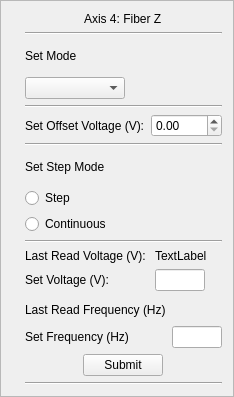
       <widget class="QFrame" name="frame_8">
        <property name="sizePolicy">
         <sizepolicy hsizetype="Minimum" vsizetype="Minimum">
          <horstretch>0</horstretch>
          <verstretch>0</verstretch>
         </sizepolicy>
        </property>
        <property name="frameShape">
         <enum>QFrame::StyledPanel</enum>
        </property>
        <property name="frameShadow">
         <enum>QFrame::Raised</enum>
        </property>
        <layout class="QGridLayout" name="gridLayout_9">
         <item row="12" column="5">
          <layout class="QFormLayout" name="formLayout_5">
           <item row="0" column="0">
            <widget class="QLabel" name="label_21">
             <property name="minimumSize">
              <size>
               <width>0</width>
               <height>20</height>
              </size>
             </property>
             <property name="text">
              <string>Last Read Frequency (Hz)</string>
             </property>
            </widget>
           </item>
           <item row="1" column="0">
            <widget class="QLabel" name="label_28">
             <property name="text">
              <string>Set Frequency (Hz)</string>
             </property>
            </widget>
           </item>
           <item row="1" column="1">
            <widget class="QLineEdit" name="lineEdit_currentFreq_4">
             <property name="sizePolicy">
              <sizepolicy hsizetype="Fixed" vsizetype="Fixed">
               <horstretch>0</horstretch>
               <verstretch>0</verstretch>
              </sizepolicy>
             </property>
             <property name="maximumSize">
              <size>
               <width>50</width>
               <height>16777215</height>
              </size>
             </property>
            </widget>
           </item>
           <item row="0" column="1">
            <widget class="QLabel" name="label_currentFreq_4">
             <property name="sizePolicy">
              <sizepolicy hsizetype="Preferred" vsizetype="Preferred">
               <horstretch>0</horstretch>
               <verstretch>0</verstretch>
              </sizepolicy>
             </property>
             <property name="text">
              <string/>
             </property>
            </widget>
           </item>
          </layout>
         </item>
         <item row="2" column="5">
          <widget class="QLabel" name="label_33">
           <property name="enabled">
            <bool>true</bool>
           </property>
           <property name="minimumSize">
            <size>
             <width>0</width>
             <height>30</height>
            </size>
           </property>
           <property name="text">
            <string>Set Mode</string>
           </property>
          </widget>
         </item>
         <item row="3" column="5">
          <widget class="QComboBox" name="comboBox_setMode_5">
           <property name="enabled">
            <bool>true</bool>
           </property>
           <property name="maximumSize">
            <size>
             <width>100</width>
             <height>16777215</height>
            </size>
           </property>
          </widget>
         </item>
         <item row="11" column="2">
          <widget class="QLabel" name="label_34">
           <property name="minimumSize">
            <size>
             <width>0</width>
             <height>45</height>
            </size>
           </property>
           <property name="text">
            <string/>
           </property>
          </widget>
         </item>
         <item row="4" column="5">
          <widget class="Line" name="line_18">
           <property name="orientation">
            <enum>Qt::Horizontal</enum>
           </property>
          </widget>
         </item>
         <item row="9" column="5">
          <widget class="QRadioButton" name="radioButton_continous_5">
           <property name="text">
            <string>Continuous</string>
           </property>
          </widget>
         </item>
         <item row="0" column="5" alignment="Qt::AlignHCenter">
          <widget class="QLabel" name="label_36">
           <property name="text">
            <string>Axis 4: Fiber Z</string>
           </property>
          </widget>
         </item>
         <item row="14" column="5">
          <widget class="Line" name="line_19">
           <property name="orientation">
            <enum>Qt::Horizontal</enum>
           </property>
          </widget>
         </item>
         <item row="8" column="5">
          <widget class="QRadioButton" name="radioButton_step_5">
           <property name="text">
            <string>Step</string>
           </property>
          </widget>
         </item>
         <item row="7" column="5" alignment="Qt::AlignLeft|Qt::AlignBottom">
          <widget class="QLabel" name="label_37">
           <property name="minimumSize">
            <size>
             <width>0</width>
             <height>30</height>
            </size>
           </property>
           <property name="text">
            <string>Set Step Mode</string>
           </property>
          </widget>
         </item>
         <item row="13" column="5" alignment="Qt::AlignHCenter">
          <widget class="QPushButton" name="pushButton_submitFreq_5">
           <property name="sizePolicy">
            <sizepolicy hsizetype="Fixed" vsizetype="Fixed">
             <horstretch>0</horstretch>
             <verstretch>0</verstretch>
            </sizepolicy>
           </property>
           <property name="minimumSize">
            <size>
             <width>50</width>
             <height>0</height>
            </size>
           </property>
           <property name="text">
            <string>Submit</string>
           </property>
          </widget>
         </item>
         <item row="10" column="5">
          <widget class="Line" name="line_20">
           <property name="orientation">
            <enum>Qt::Horizontal</enum>
           </property>
          </widget>
         </item>
         <item row="1" column="5">
          <widget class="Line" name="line_17">
           <property name="orientation">
            <enum>Qt::Horizontal</enum>
           </property>
          </widget>
         </item>
         <item row="6" column="5">
          <widget class="Line" name="line_34">
           <property name="orientation">
            <enum>Qt::Horizontal</enum>
           </property>
          </widget>
         </item>
         <item row="5" column="5">
          <layout class="QFormLayout" name="formLayout_17">
           <item row="0" column="0">
            <widget class="QLabel" name="label_65">
             <property name="text">
              <string>Set Offset Voltage (V):</string>
             </property>
            </widget>
           </item>
           <item row="0" column="1">
            <widget class="QDoubleSpinBox" name="doubleSpinBox_offsetV_4">
             <property name="maximum">
              <double>140.000000000000000</double>
             </property>
             <property name="singleStep">
              <double>1.000000000000000</double>
             </property>
            </widget>
           </item>
          </layout>
         </item>
         <item row="11" column="5">
          <layout class="QFormLayout" name="formLayout_12">
           <item row="0" column="0">
            <widget class="QLabel" name="label_57">
             <property name="text">
              <string>Last Read Voltage (V): </string>
             </property>
            </widget>
           </item>
           <item row="1" column="0">
            <widget class="QLabel" name="label_58">
             <property name="text">
              <string>Set Voltage (V): </string>
             </property>
            </widget>
           </item>
           <item row="0" column="1">
            <widget class="QLabel" name="label_currentVolt_4">
             <property name="text">
              <string>TextLabel</string>
             </property>
            </widget>
           </item>
           <item row="1" column="1">
            <widget class="QLineEdit" name="lineEdit_setVolt_4">
             <property name="sizePolicy">
              <sizepolicy hsizetype="Fixed" vsizetype="Fixed">
               <horstretch>0</horstretch>
               <verstretch>0</verstretch>
              </sizepolicy>
             </property>
             <property name="maximumSize">
              <size>
               <width>50</width>
               <height>16777215</height>
              </size>
             </property>
            </widget>
           </item>
          </layout>
         </item>
        </layout>
       </widget>
